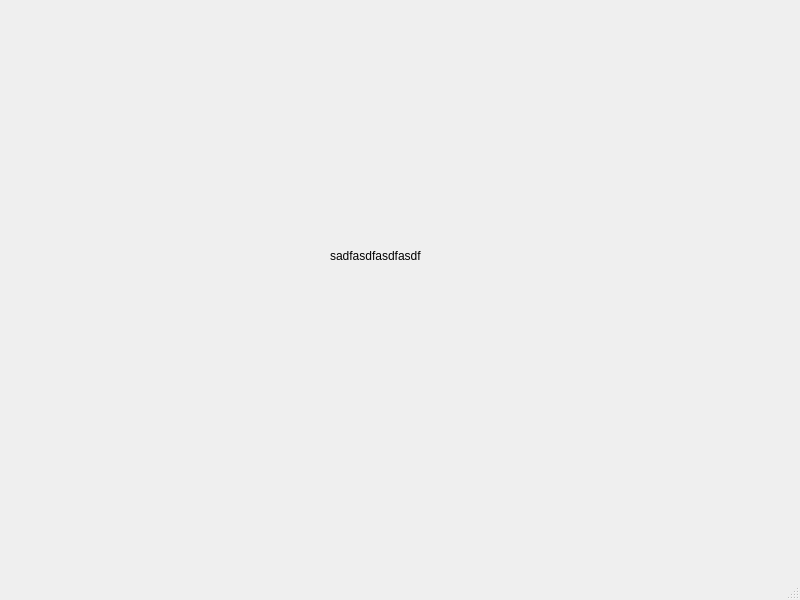
<?xml version="1.0" encoding="UTF-8"?>
<ui version="4.0">
 <class>MainWindow</class>
 <widget class="QMainWindow" name="MainWindow">
  <property name="geometry">
   <rect>
    <x>0</x>
    <y>0</y>
    <width>800</width>
    <height>600</height>
   </rect>
  </property>
  <property name="windowTitle">
   <string>MainWindow</string>
  </property>
  <widget class="QWidget" name="centralwidget">
   <widget class="QLabel" name="label">
    <property name="geometry">
     <rect>
      <x>330</x>
      <y>140</y>
      <width>291</width>
      <height>231</height>
     </rect>
    </property>
    <property name="text">
     <string>sadfasdfasdfasdf</string>
    </property>
   </widget>
  </widget>
  <widget class="QMenuBar" name="menubar">
   <property name="geometry">
    <rect>
     <x>0</x>
     <y>0</y>
     <width>800</width>
     <height>21</height>
    </rect>
   </property>
  </widget>
  <widget class="QStatusBar" name="statusbar"/>
 </widget>
 <resources/>
 <connections/>
</ui>
